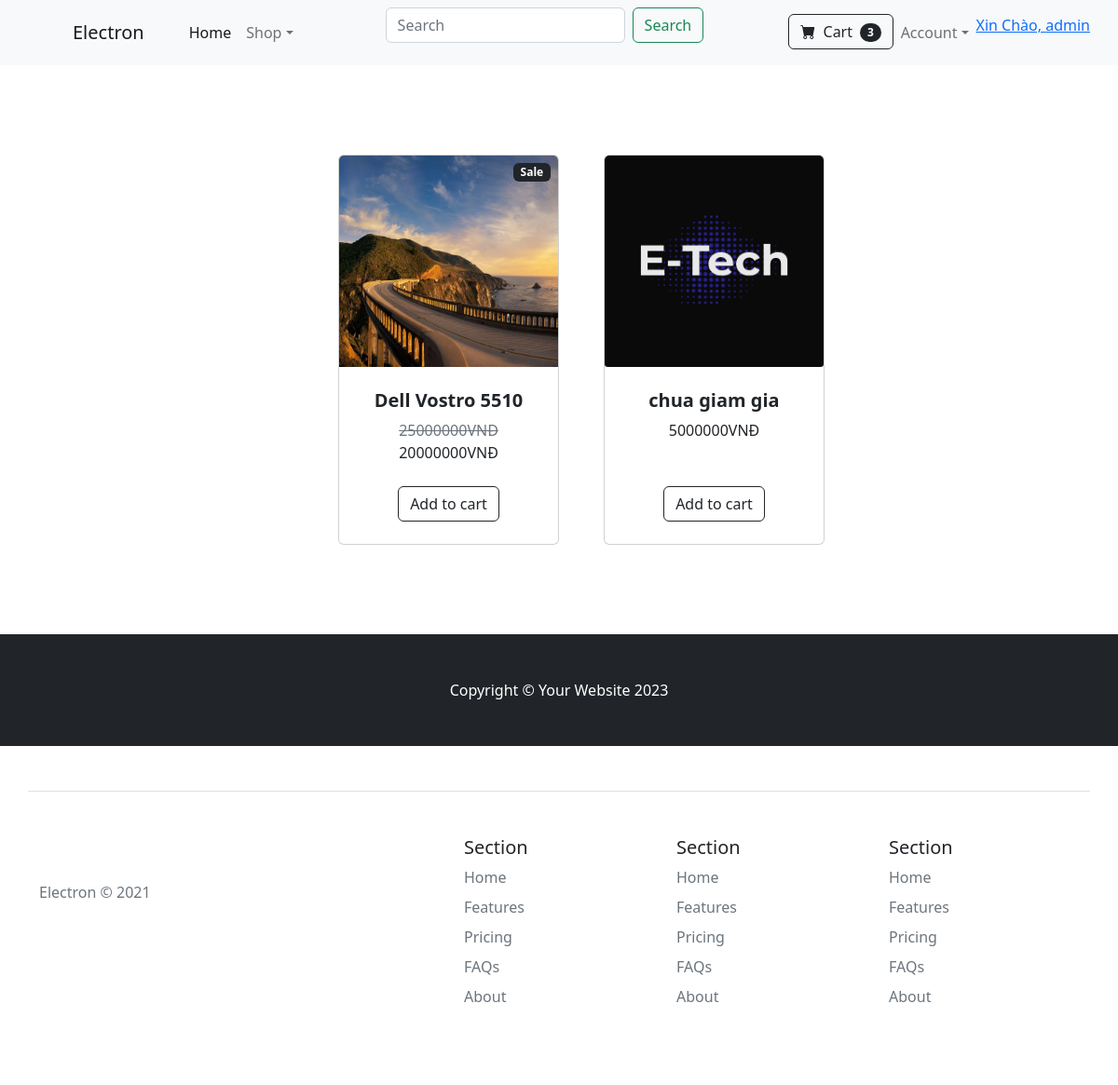
The page / (signed in) on the database its author committed.
### cart/models.py (models this page shows, shortened)
class Cart(models.Model):
    user = models.ForeignKey(User, blank=True, on_delete=models.CASCADE)
    date_order =models.DateTimeField(auto_now_add=True)
    complete = models.BooleanField(default=False)
    transaction = models.CharField(max_length=100, null=True)
    paid = models.BooleanField(default=False)
    voucher = models.ForeignKey(voucher , on_delete=models.SET_NULL , null=True, blank=True)
    is_discounted = models.BooleanField(default=False)
    def sumorder(self):
        total    = 0
        cart_items_phone = self.cart_item_phone_set.all()
        cart_items_tablet = self.cart_item_tablet_set.all()
        cart_items_laptop = self.cart_item_laptop_set.all()
        cart_items_watch = self.cart_item_watch_set.all()
        for item in cart_items_phone:
            total += 1
        for item in cart_items_tablet:
            total += 1
        for item in cart_items_laptop:
            total += 1
        for item in cart_items_watch:
            total += 1
        return total

class cart_item_laptop(models.Model):
    cart = models.ForeignKey(Cart, on_delete=models.CASCADE, null=True)
    product = models.ForeignKey(Laptop, on_delete=models.CASCADE)
    quantity = models.IntegerField(default=0)
    time_created = models.DateTimeField(auto_now_add=True)

### home/models.py (models this page shows, shortened)
class Product (models.Model):
    id = models.AutoField(primary_key=True)
    product_type = models.ForeignKey(ProductType, on_delete=models.CASCADE)
    image = models.ImageField(upload_to='products/', null=True, blank=True)
    Name = models.CharField(max_length=100, null=True, blank=True)
    price = models.IntegerField(null=True)
    stock = models.IntegerField(null=True)
    discount_product = models.IntegerField(null=True)
    def price_after_discount(self):
        return self.price - self.discount_product

### home/views.py (the view)
# urls.py: path('' , include('home.urls'), name='index'),
def index(request):
    try:
        cart = Cart.objects.get(complete = False, user = request.user)
    except:
        pass
    if 'que' in request.GET:
        que = request.GET['que']
        products = Product.objects.filter(Name__icontains=que)
    else:
        products = Product.objects.all()
    if (request.user.is_authenticated ):
        try:
            context = {'products' : products,
                    'cart': cart,
                    }
        except:
            context = {'products' : products,
                    }
    else:
        context = {'products' : products,
                }
    return render(request , 'home/index.html',context)

### templates/home/index.html (shortened to what this page needs)
{% extends "base/base.html" %}
{% load static %}
{%  block start %}
        <section class="py-5">
            <div class="container px-4 px-lg-5 mt-5">
                <div class="row gx-4 gx-lg-5 row-cols-2 row-cols-md-3 row-cols-xl-4 justify-content-center">
                    {% for product in products %}
                        {% if product.discount_product > 0 %}
                        <div class="col mb-5">
                            <div class="card h-100">
                                <div class="badge bg-dark text-white position-absolute" style="top: 0.5rem; right: 0.5rem">Sale</div>
                                <a class ="listlink" href="{% url 'details' id=product.id%}  ">
                                <img class="card-img-top" style="width: 100%; height: 6cm;" src="{{product.image.url}}" alt="..." />
                                </a>
                                <div class="card-body p-4">
                                    <div class="text-center">
                                        <h5 class="fw-bolder">{{product.Name}}</h5>
                                        <span class="text-muted text-decoration-line-through">{{product.price}}VNĐ</span>
                                        {{product.price_after_discount}}VNĐ
                                    </div>
                                </div>
                                <div class="card-footer p-4 pt-0 border-top-0 bg-transparent">
                                    <div class="text-center"><a class="btn btn-outline-dark mt-auto" href="#">Add to cart</a></div>
                                </div>
                            </div>
                        </div>
                           {% else %}
                    <div class="col mb-5">
                        <div class="card h-100">
                            <a class ="listlink" href="{% url 'details' id=product.id%}  ">
                            <img class="card-img-top" style="width: 100%; height: 6cm;" src="{{product.image.url}}" alt="..." />
                            </a>
                            <div class="card-body p-4">
                                <div class="text-center">
                                    <h5 class="fw-bolder">{{product.Name}}</h5>
                                    {{product.price}}VNĐ
                                </div>
                            </div>
                            <div class="card-footer p-4 pt-0 border-top-0 bg-transparent">
                                <div class="text-center"><a class="btn btn-outline-dark mt-auto" href="#">Add to cart</a></div>
                            </div>
                        </div>
                    </div>
                    {% endif %}
                    {% endfor %}
                </div>
            </div>
        </section>
{% endblock %}

### templates/base/navbar.html (shortened to what this page needs)
{% load static %}
<nav class="navbar navbar-expand-lg navbar-light bg-light">
  <div class="container px-4 px-lg-5">
      <a class="navbar-brand" href="{% url 'index'%}">Electron</a>
      <div class="collapse navbar-collapse" id="navbarSupportedContent">
          <ul class="navbar-nav me-auto mb-2 mb-lg-0 ms-lg-4">
              <li class="nav-item"><a class="nav-link active" aria-current="page" href="{% url 'index'%}">Home</a></li>
              <li class="nav-item dropdown">
                  <a class="nav-link dropdown-toggle" id="navbarDropdown" href="{% url 'index'%}" role="button" data-bs-toggle="dropdown" aria-expanded="false">Shop</a>
              </li>
            </ul>
          <form class="d-flex" role="search">
            <input class="form-control me-2" type="search" name="que" placeholder="Search" aria-label="Search">
            <button class="btn btn-outline-success" type="submit">Search</button>
          </form>
          <ul class="navbar-nav ms-auto mb-2 mb-lg-0">
                <a href="{% url 'cart' %}">
                  <button class="btn btn-outline-dark" type="submit">
                    <i class="bi-cart-fill me-1"></i>
                    Cart
                    <span class="badge bg-dark text-white ms-1 rounded-pill">{{cart.sumorder}}</span>
                </button>
                </a>
            <li class="nav-item dropdown">
              <a class="nav-link dropdown-toggle" id="navbarDropdown" href="#" role="button" data-bs-toggle="dropdown" aria-expanded="false">Account</a>
            </li>
            {% if user.is_authenticated %}
            <a href="">Xin Chào, {{user.username}}</a>
            {% else %}
            <a href="{% url 'login' %}">Đăng nhập</a>
            {% endif %}
          </ul>
      </div>
  </div>
</nav>

### rows shown on the page
Cart: sumorder "3"
Product: image (picture), Name "Dell Vostro 5510", price "25000000", price_after_discount "20000000"
Product: image (picture), Name "chua giam gia", price "5000000"

### other values the page prints
{{ user.username }} "admin"
